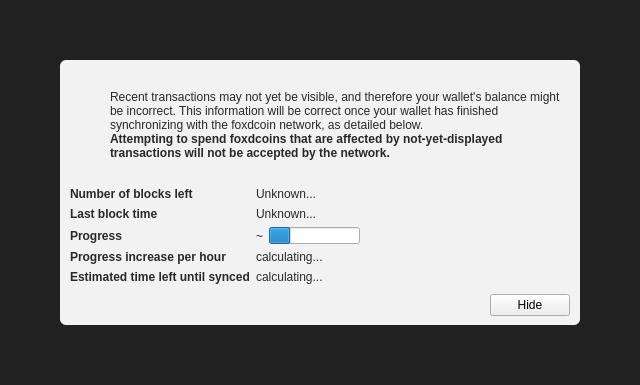
<?xml version="1.0" encoding="UTF-8"?>
<ui version="4.0">
 <class>ModalOverlay</class>
 <widget class="ModalOverlay" name="ModalOverlay">
  <property name="geometry">
   <rect>
    <x>0</x>
    <y>0</y>
    <width>640</width>
    <height>385</height>
   </rect>
  </property>
  <property name="windowTitle">
   <string>Form</string>
  </property>
  <layout class="QVBoxLayout" name="verticalLayout" stretch="0">
   <property name="sizeConstraint">
    <enum>QLayout::SetDefaultConstraint</enum>
   </property>
   <property name="leftMargin">
    <number>0</number>
   </property>
   <property name="topMargin">
    <number>0</number>
   </property>
   <property name="rightMargin">
    <number>0</number>
   </property>
   <property name="bottomMargin">
    <number>0</number>
   </property>
   <item>
    <widget class="QWidget" name="bgWidget" native="true">
     <property name="styleSheet">
      <string notr="true">#bgWidget { background: rgba(0,0,0,220); }</string>
     </property>
     <layout class="QVBoxLayout" name="verticalLayoutMain" stretch="1">
      <property name="leftMargin">
       <number>60</number>
      </property>
      <property name="topMargin">
       <number>60</number>
      </property>
      <property name="rightMargin">
       <number>60</number>
      </property>
      <property name="bottomMargin">
       <number>60</number>
      </property>
      <item>
       <widget class="QWidget" name="contentWidget" native="true">
        <property name="styleSheet">
         <string notr="true">#contentWidget { background: rgba(255,255,255,240); border-radius: 6px; }

QLabel { color: rgb(40,40,40);  }</string>
        </property>
        <layout class="QVBoxLayout" name="verticalLayoutSub" stretch="1,0,0,0">
         <property name="spacing">
          <number>0</number>
         </property>
         <property name="leftMargin">
          <number>10</number>
         </property>
         <property name="topMargin">
          <number>10</number>
         </property>
         <property name="rightMargin">
          <number>10</number>
         </property>
         <property name="bottomMargin">
          <number>10</number>
         </property>
         <item>
          <layout class="QHBoxLayout" name="horizontalLayoutIconText" stretch="0,1">
           <property name="topMargin">
            <number>20</number>
           </property>
           <item>
            <layout class="QVBoxLayout" name="verticalLayoutIcon">
             <property name="leftMargin">
              <number>0</number>
             </property>
             <item>
              <widget class="QPushButton" name="warningIcon">
               <property name="enabled">
                <bool>false</bool>
               </property>
               <property name="text">
                <string/>
               </property>
               <property name="icon">
                <iconset>
                 <normaloff>:/icons/warning</normaloff>
                 <disabledoff>:/icons/warning</disabledoff>:/icons/warning</iconset>
               </property>
               <property name="iconSize">
                <size>
                 <width>48</width>
                 <height>48</height>
                </size>
               </property>
               <property name="flat">
                <bool>true</bool>
               </property>
              </widget>
             </item>
             <item>
              <spacer name="verticalSpacerWarningIcon">
               <property name="orientation">
                <enum>Qt::Vertical</enum>
               </property>
               <property name="sizeHint" stdset="0">
                <size>
                 <width>20</width>
                 <height>40</height>
                </size>
               </property>
              </spacer>
             </item>
            </layout>
           </item>
           <item>
            <layout class="QVBoxLayout" name="verticalLayoutInfoText">
             <property name="leftMargin">
              <number>0</number>
             </property>
             <property name="topMargin">
              <number>0</number>
             </property>
             <item>
              <widget class="QLabel" name="infoText">
               <property name="text">
                <string>Recent transactions may not yet be visible, and therefore your wallet's balance might be incorrect. This information will be correct once your wallet has finished synchronizing with the foxdcoin network, as detailed below.</string>
               </property>
               <property name="textFormat">
                <enum>Qt::RichText</enum>
               </property>
               <property name="wordWrap">
                <bool>true</bool>
               </property>
              </widget>
             </item>
             <item>
              <widget class="QLabel" name="infoTextStrong">
               <property name="font">
                <font>
                 <weight>75</weight>
                 <bold>true</bold>
                </font>
               </property>
               <property name="text">
                <string>Attempting to spend foxdcoins that are affected by not-yet-displayed transactions will not be accepted by the network.</string>
               </property>
               <property name="textFormat">
                <enum>Qt::RichText</enum>
               </property>
               <property name="wordWrap">
                <bool>true</bool>
               </property>
              </widget>
             </item>
             <item>
              <spacer name="verticalSpacerInTextSpace">
               <property name="orientation">
                <enum>Qt::Vertical</enum>
               </property>
               <property name="sizeHint" stdset="0">
                <size>
                 <width>20</width>
                 <height>40</height>
                </size>
               </property>
              </spacer>
             </item>
            </layout>
           </item>
          </layout>
         </item>
         <item>
          <spacer name="verticalSpacerAfterText">
           <property name="orientation">
            <enum>Qt::Vertical</enum>
           </property>
           <property name="sizeHint" stdset="0">
            <size>
             <width>20</width>
             <height>40</height>
            </size>
           </property>
          </spacer>
         </item>
         <item>
          <layout class="QFormLayout" name="formLayout">
           <property name="fieldGrowthPolicy">
            <enum>QFormLayout::FieldsStayAtSizeHint</enum>
           </property>
           <property name="horizontalSpacing">
            <number>6</number>
           </property>
           <property name="verticalSpacing">
            <number>6</number>
           </property>
           <property name="topMargin">
            <number>10</number>
           </property>
           <item row="0" column="0">
            <widget class="QLabel" name="labelNumberOfBlocksLeft">
             <property name="font">
              <font>
               <weight>75</weight>
               <bold>true</bold>
              </font>
             </property>
             <property name="text">
              <string>Number of blocks left</string>
             </property>
            </widget>
           </item>
           <item row="0" column="1">
            <widget class="QLabel" name="numberOfBlocksLeft">
             <property name="text">
              <string>Unknown...</string>
             </property>
            </widget>
           </item>
           <item row="1" column="0">
            <widget class="QLabel" name="labelLastBlockTime">
             <property name="font">
              <font>
               <weight>75</weight>
               <bold>true</bold>
              </font>
             </property>
             <property name="text">
              <string>Last block time</string>
             </property>
            </widget>
           </item>
           <item row="1" column="1">
            <widget class="QLabel" name="newestBlockDate">
             <property name="sizePolicy">
              <sizepolicy hsizetype="Maximum" vsizetype="Preferred">
               <horstretch>0</horstretch>
               <verstretch>0</verstretch>
              </sizepolicy>
             </property>
             <property name="text">
              <string>Unknown...</string>
             </property>
            </widget>
           </item>
           <item row="2" column="0">
            <widget class="QLabel" name="labelSyncDone">
             <property name="font">
              <font>
               <weight>75</weight>
               <bold>true</bold>
              </font>
             </property>
             <property name="text">
              <string>Progress</string>
             </property>
            </widget>
           </item>
           <item row="2" column="1">
            <layout class="QHBoxLayout" name="horizontalLayoutSync" stretch="0,1">
             <item>
              <widget class="QLabel" name="percentageProgress">
               <property name="text">
                <string notr="true">~</string>
               </property>
              </widget>
             </item>
             <item>
              <widget class="QProgressBar" name="progressBar">
               <property name="value">
                <number>24</number>
               </property>
               <property name="format">
                <string/>
               </property>
              </widget>
             </item>
            </layout>
           </item>
           <item row="4" column="0">
            <widget class="QLabel" name="labelProgressIncrease">
             <property name="font">
              <font>
               <weight>75</weight>
               <bold>true</bold>
              </font>
             </property>
             <property name="text">
              <string>Progress increase per hour</string>
             </property>
            </widget>
           </item>
           <item row="4" column="1">
            <widget class="QLabel" name="progressIncreasePerH">
             <property name="text">
              <string>calculating...</string>
             </property>
            </widget>
           </item>
           <item row="5" column="0">
            <widget class="QLabel" name="labelEstimatedTimeLeft">
             <property name="font">
              <font>
               <weight>75</weight>
               <bold>true</bold>
              </font>
             </property>
             <property name="text">
              <string>Estimated time left until synced</string>
             </property>
            </widget>
           </item>
           <item row="5" column="1">
            <widget class="QLabel" name="expectedTimeLeft">
             <property name="text">
              <string>calculating...</string>
             </property>
            </widget>
           </item>
          </layout>
         </item>
         <item>
          <layout class="QHBoxLayout" name="horizontalLayoutButtons">
           <property name="leftMargin">
            <number>10</number>
           </property>
           <property name="topMargin">
            <number>10</number>
           </property>
           <item>
            <spacer name="horizontalSpacer">
             <property name="orientation">
              <enum>Qt::Horizontal</enum>
             </property>
             <property name="sizeHint" stdset="0">
              <size>
               <width>40</width>
               <height>20</height>
              </size>
             </property>
            </spacer>
           </item>
           <item>
            <widget class="QPushButton" name="closeButton">
             <property name="text">
              <string>Hide</string>
             </property>
            </widget>
           </item>
          </layout>
         </item>
        </layout>
       </widget>
      </item>
     </layout>
    </widget>
   </item>
  </layout>
 </widget>
 <customwidgets>
  <customwidget>
   <class>ModalOverlay</class>
   <extends>QWidget</extends>
   <header>modaloverlay.h</header>
   <container>1</container>
  </customwidget>
 </customwidgets>
 <resources/>
 <connections/>
</ui>
